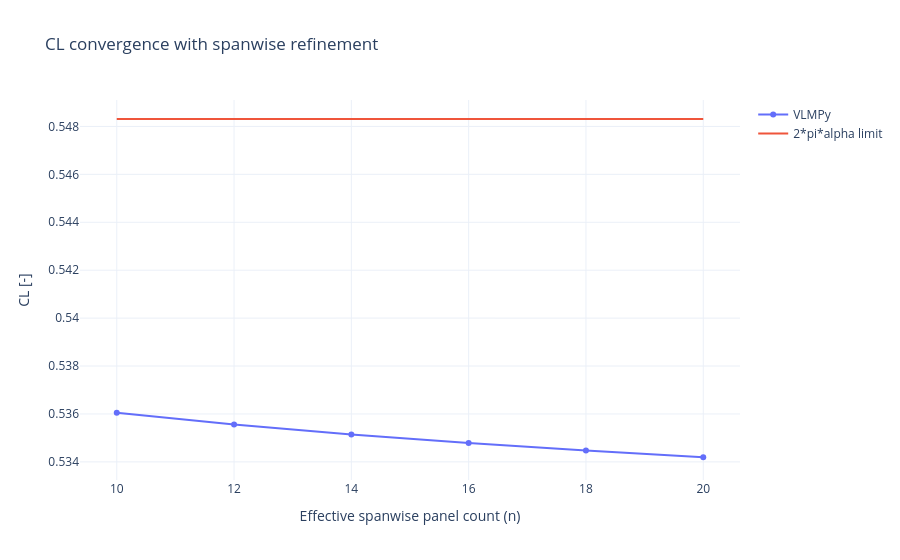

Write notebook code for a chart like this one.
### Markdown cell above
### 7. Sensitivity of $C_L$ to Spanwise Refinement

To isolate spanwise discretization effects, I solve the case at $\alpha=5^\circ$ with `m=6` and six even values of `n`. I use even values because the discretization routine may automatically increase `n` and `m` when it cannot match the camber data to the panels. The cell reports and checks the effective values used by the solver. The $2\pi\alpha$ reference is a 2D limit, not the exact value for this finite wing.

### Code cell
import contextlib
import io
import sys
from pathlib import Path

import numpy as np
import plotly.graph_objects as go

current = Path.cwd()
while current != current.parent and not (current / 'src' / 'vlm').is_dir():
    current = current.parent
if not (current / 'src' / 'vlm').is_dir():
    raise RuntimeError('Could not locate the VLMPy repository root.')
sys.path.insert(0, str(current / 'src' / 'vlm'))

plane_mesh = {
    'wing_sections': [{
        'chord_root': 1.0, 'chord_tip': 1.0,
        'span_fraction': 100.0, 'sweep': 0.0, 'dihedral': 0.0,
        'NACA_root': '0106', 'NACA_tip': '0106',
    }]
}
n_values = [10, 12, 14, 16, 18, 20]
m_fixed = 6
cl_values = []
effective_n_values = []
effective_m_values = []
alpha_mesh = np.radians(5.0)

for requested_n in n_values:
    case = VLM(plane_mesh, 50.0, 1.225, alpha_mesh, 0.0, requested_n, m_fixed)
    captured = io.StringIO()
    with contextlib.redirect_stdout(captured):
        case.run_vlm()
    effective_n_values.append(case.n)
    effective_m_values.append(case.m)
    cl_values.append(float(case.CL))
    print(
        'Requested n={}, m={}; effective n={}, m={}: CL={:.6f}'.format(
            requested_n, m_fixed, case.n, case.m, case.CL
        )
    )

thin_airfoil_cl = 2.0 * np.pi * alpha_mesh
mesh_figure = go.Figure()
mesh_figure.add_trace(go.Scatter(
    x=effective_n_values, y=cl_values, mode='lines+markers', name='VLMPy',
))
mesh_figure.add_trace(go.Scatter(
    x=effective_n_values, y=[thin_airfoil_cl] * len(effective_n_values),
    mode='lines', name='2*pi*alpha limit',
))
mesh_figure.update_layout(
    title='CL convergence with spanwise refinement',
    xaxis_title='Effective spanwise panel count (n)',
    yaxis_title='CL [-]', template='plotly_white',
)
mesh_figure.show()
assert effective_n_values == n_values
assert effective_m_values == [m_fixed] * len(n_values)
assert np.isfinite(cl_values).all()
assert np.isfinite(thin_airfoil_cl)

### Figure 1 — Plotly figure (JSON) as saved in the notebook; plotly's stock layout.template omitted (floating-point values rounded to 4 significant figures)
{"data": [{"mode": "lines+markers", "name": "VLMPy", "type": "scatter", "x": [10, 12, 14, 16, 18, 20], "y": [0.536, 0.5356, 0.5351, 0.5348, 0.5345, 0.5342]}, {"mode": "lines", "name": "2*pi*alpha limit", "type": "scatter", "x": [10, 12, 14, 16, 18, 20], "y": [0.5483, 0.5483, 0.5483, 0.5483, 0.5483, 0.5483]}], "layout": {"title": {"text": "CL convergence with spanwise refinement"}, "xaxis": {"title": {"text": "Effective spanwise panel count (n)"}}, "yaxis": {"title": {"text": "CL [-]"}}}}
